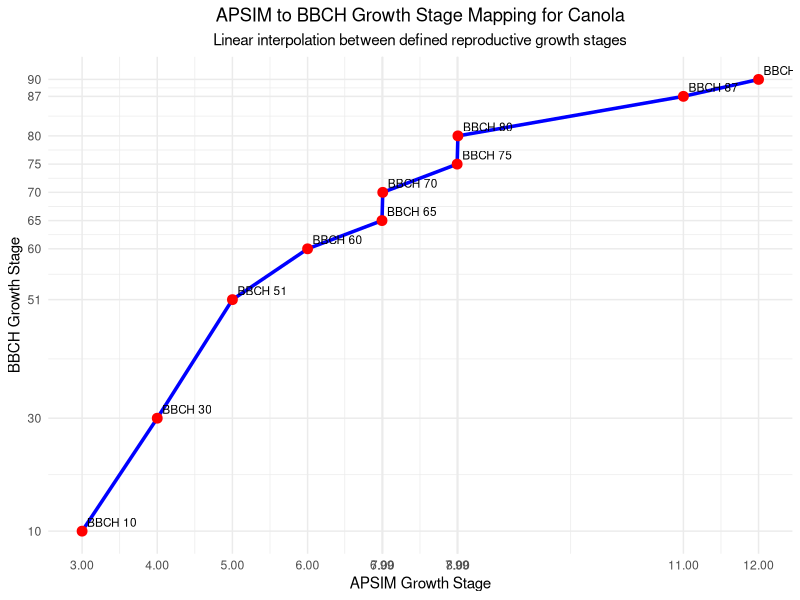

R code for this plot:
## ---- chunk 1
stage_data <- data.frame(
    APSIM_Stage = c(3.0, 4.0, 5.0, 6.0, 6.99, 7.0, 7.99, 8.0, 11.0, 12.0),
    BBCH_Stage = c(10, 30, 51, 60, 65, 70, 75, 80, 87, 90),
    Description = c("Emergence", "Floral initiation", "Green bud", 
                   "Start flowering", "50% flowers open", "Pods begin",
                   "50% pods formed", "Grain filling starts",
                   "End grain fill", "Maturity")
)

# Create the plot
library(ggplot2)

ggplot(stage_data, aes(x = APSIM_Stage, y = BBCH_Stage)) +
    geom_line(color = "blue", size = 1.2) +
    geom_point(color = "red", size = 3) +
    geom_text(aes(label = paste0("BBCH ", BBCH_Stage)), 
              hjust = -0.1, vjust = -0.5, size = 3) +
    labs(title = "APSIM to BBCH Growth Stage Mapping for Canola",
         x = "APSIM Growth Stage",
         y = "BBCH Growth Stage",
         subtitle = "Linear interpolation between defined reproductive growth stages") +
    theme_minimal() +
    theme(plot.title = element_text(hjust = 0.5),
          plot.subtitle = element_text(hjust = 0.5)) +
    scale_x_continuous(breaks = stage_data$APSIM_Stage) +
    scale_y_continuous(breaks = stage_data$BBCH_Stage)
